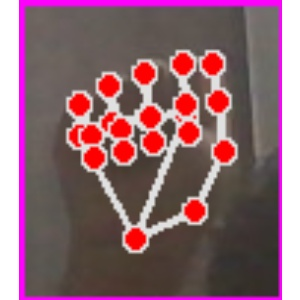
#> input picture data/A/Image_1749910488.9883914.jpg, 300 x 300 px; its folder holds only this picture in this run
$ python -i app.py   (imports and definitions only)
#> lines starting #> are read from the running program, lines starting #| are printed output that depends on the picture
import base64
from flask import Flask, render_template, Response, request
import cv2
import numpy as np
import math
import os
from cvzone.HandTrackingModule import HandDetector
from cvzone.ClassificationModule import Classifier

# import os to set env variable
import os

# [1 line not run here, left out]
cap = None
streaming = False

# [1 line that did not run here, left out]
# [1 line that did not run here, left out]
offset = 20
labels = list("ABCDEFGHIJKLMNOPQRSTUVWXYZ")

def generate_frames(frameData):
    if not frameData:
        return {"success": False, "message": "No frame data provided."}

    if ',' in frameData:
        image_data = frameData.split(',')[1]
    else:
        image_data = frameData

    try:
        nparr = np.frombuffer(base64.b64decode(image_data), np.uint8)
        img = cv2.imdecode(nparr, cv2.IMREAD_COLOR)
    except Exception as e:
        print(f"Error decoding image: {e}")
        return {"success": False, "message": "Error decoding image."}

    if img is None:
        # Return a blank frame or handle error
        img = np.ones((300, 300, 3), np.uint8) * 255

    hands, img = detector.findHands(img)
    if hands:
        hand = hands[0]
        x, y, w, h = hand['bbox']

        imgWhite = np.ones((300, 300, 3), np.uint8) * 255
        imgCrop = img[y - offset:y + h + offset, x - offset:x + w + offset]

        aspectRatio = h / w
        if aspectRatio > 1:
            k = 300 / h
            wCalc = math.ceil(k * w)
            imgResize = cv2.resize(imgCrop, (wCalc, 300))
            wGap = math.ceil((300 - wCalc) / 2)
            imgWhite[:, wGap:wCalc + wGap] = imgResize
        else:
            k = 300 / w
            hCalc = math.ceil(k * h)
            imgResize = cv2.resize(imgCrop, (300, hCalc))
            hGap = math.ceil((300 - hCalc) / 2)
            imgWhite[hGap:hCalc + hGap, :] = imgResize
        prediction, index = classifier.getPrediction(imgWhite)
        cv2.putText(img, labels[index], (x, y - 10), cv2.FONT_HERSHEY_SIMPLEX, 2, (0, 255, 0), 3)

    _, buffer = cv2.imencode('.jpg', img)
    return buffer.tobytes()

# [3 lines that did not run here, left out]

# [3 lines that did not run here, left out]

# [10 lines that did not run here, left out]

# [5 lines that did not run here, left out]

# [3 lines not run here, left out]

>>> import cv2
>>> picture = cv2.imread('data/A/Image_1749910488.9883914.jpg', cv2.IMREAD_GRAYSCALE)
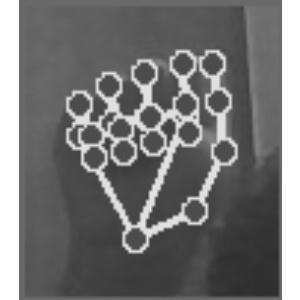
#> picture: shape (300, 300); min 45, max 255, mean 115.4
#> (the run stopped early here; a loop or call above may not have finished)

$ run again, on data/A/Image_1749910489.5948548.jpg
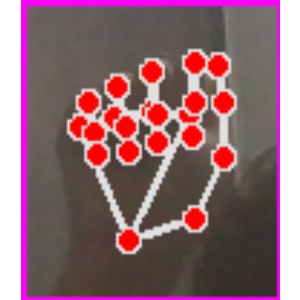
#> input picture data/A/Image_1749910489.5948548.jpg, 300 x 300 px
#> `picture = cv2.imread('data/A/Image_1749910488.9883914.jpg', cv2.IMREAD..`:
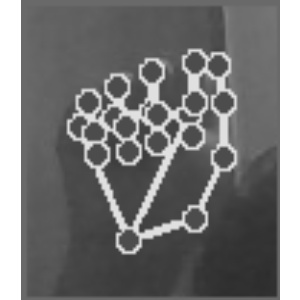
#> picture: shape (300, 300); min 45, max 255, mean 118.1
